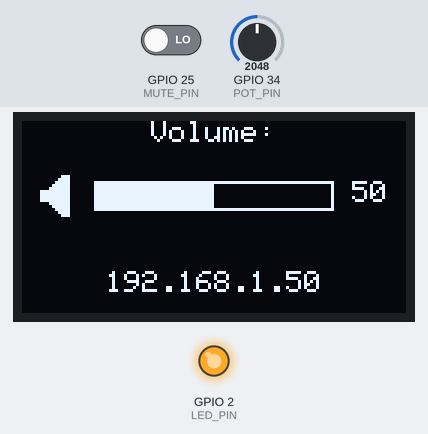
Recording of a sketch running on a simulated ESP32. On the bench: 128×64 one-colour display, output pins drawn as LEDs (lit = HIGH). The test bench sets the inputs (shaded band); at power-on: GPIO 34 (POT_PIN) = 2048, GPIO 25 (MUTE_PIN) LOW. WiFi joins after 1.5 s; servers stay silent unless stated; no MQTT or app messages arrive unless stated; what the sketch prints to the serial monitor is not drawn.

Above: at 2.8 s.
2.9 s: GPIO 34 (POT_PIN) set to 45
At 4.1 s:
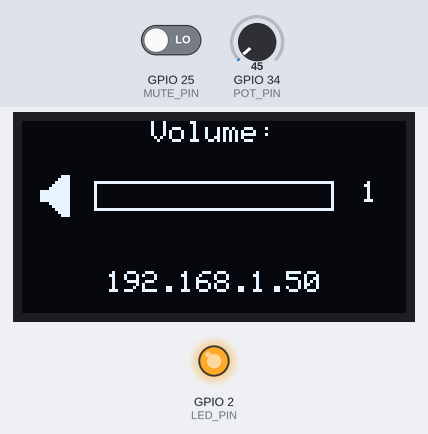
4.4 s: GPIO 34 (POT_PIN) set to 36
At 5.6 s:
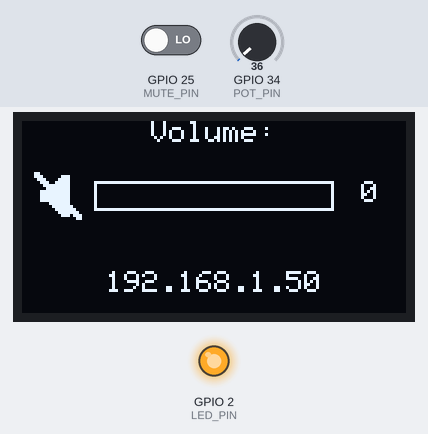
5.9 s: GPIO 25 (MUTE_PIN) driven HIGH
7.4 s: GPIO 34 (POT_PIN) set to 491
At 8.8 s:
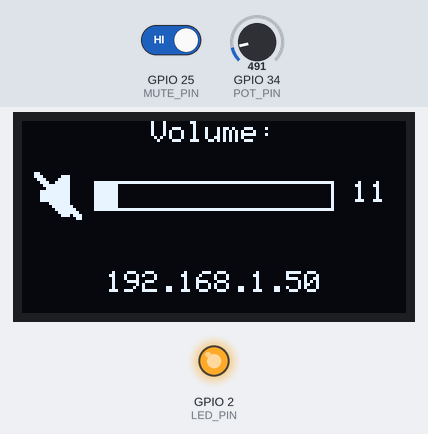
Timing chart, 0 to 9.9 s (numbered marks = the images above; inputs shaded):
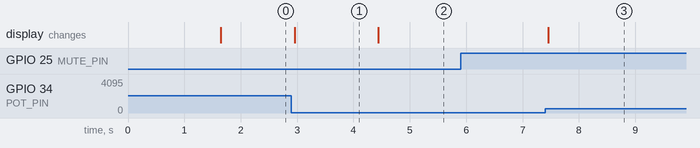

The sketch:

sensors_project.ino
```cpp
#include "config.h"
#include "mqtt_handler.h"
#include "display_handler.h"
#include "volume_controller.h"

void setup() {
  Serial.begin(115200);
  Serial.println("--- ESP32 Volume Controller starting ---");
  setupLED();  // Initialize built-in LED
  setupDisplay();  // Initialize OLED display
  connectWiFi();
  connectMQTT();
  setupControls();
  // Run the test sequence once at startup (sets volumes and mute/unmute)
  // runTestSequence();
  Serial.println("Setup complete, entering main loop");
}

void loop() {
  // Normal runtime: keep MQTT client alive and continue regular checks
  mqttLoop();
  readAndSendVolume();
  checkMuteButton();
  delay(15);
}
```

display_handler.h
```cpp
#ifndef DISPLAY_HANDLER_H
#define DISPLAY_HANDLER_H

#include <Wire.h>
#include <Adafruit_GFX.h>
#include <Adafruit_SSD1306.h>
#include <WiFi.h>

#define SCREEN_WIDTH 128
#define SCREEN_HEIGHT 64
#define OLED_RESET -1
#define SCREEN_ADDRESS 0x3C

Adafruit_SSD1306 display(SCREEN_WIDTH, SCREEN_HEIGHT, &Wire, OLED_RESET);

// Sound icon (16x16)
#define SOUND_WIDTH 16
#define SOUND_HEIGHT 16
// 'speaker', 16x16px
static const unsigned char PROGMEM sound_icon[] = {
  0x00, 0x00, 0x00, 0x70, 0x00, 0xf0, 0x01, 0xf0, 0x03, 0xf0, 0x07, 0xf0, 0x3f, 0xf0, 0x3f, 0xf0,
  0x3f, 0xf0, 0x3f, 0xf0, 0x07, 0xf0, 0x03, 0xf0, 0x01, 0xf0, 0x00, 0xf0, 0x00, 0x70, 0x00, 0x00
};

// 'mute speaker', 16x16px
static const unsigned char PROGMEM mute_icon[] = {
  0xc0, 0x00, 0xe0, 0x70, 0x70, 0xf0, 0x39, 0xf0, 0x1f, 0xf0, 0x0f, 0xf0, 0x3f, 0xf0, 0x3f, 0xf0,
  0x3f, 0xf0, 0x3f, 0xf0, 0x07, 0xf0, 0x03, 0xf8, 0x01, 0xfc, 0x00, 0xfe, 0x00, 0x77, 0x00, 0x03
};

int currentVolume = 0;
bool isMuted = false;

inline void setupDisplay() {
  Wire.begin(21, 22);

  if (!display.begin(SSD1306_SWITCHCAPVCC, SCREEN_ADDRESS)) {
    Serial.println(F("[DISPLAY] SSD1306 allocation failed"));
    for (;;);
  }

  display.clearDisplay();
  display.setTextSize(1);
  display.setTextColor(SSD1306_WHITE);
  display.setCursor(0, 0);
  display.println("Initializing...");
  display.display();

  Serial.println("[DISPLAY] OLED initialized");
}

inline void updateDisplay(int volumeLevel) {
  currentVolume = volumeLevel;

  // Determine if we should show mute icon (when volume is 0 or explicitly muted)
  bool showMuteIcon = (volumeLevel == 0) || isMuted;

  display.clearDisplay();
  String title = "Volume:";
  int16_t x1, y1;
  uint16_t w, h;
  display.setTextSize(1);
  display.setTextColor(SSD1306_WHITE);
  display.getTextBounds(title, 0, 0, &x1, &y1, &w, &h);
  display.setCursor((SCREEN_WIDTH - w) / 2, 0);
  display.println(title);

  // ---- Line 2: Icon + Progress Bar + Value ----
  int barWidth = 80;
  int barHeight = 10;
  int barX = 24; // centered considering 128 width
  int barY = 20;
  int filled = map(volumeLevel, 0, 100, 0, barWidth);

  // Show appropriate icon (mute or sound)
  if (showMuteIcon) {
    display.drawBitmap(barX - 20, barY - 3, mute_icon, SOUND_WIDTH, SOUND_HEIGHT, SSD1306_WHITE);
  } else {
    display.drawBitmap(barX - 20, barY - 3, sound_icon, SOUND_WIDTH, SOUND_HEIGHT, SSD1306_WHITE);
  }

  display.drawRect(barX, barY, barWidth, barHeight, SSD1306_WHITE);
  display.fillRect(barX, barY, filled, barHeight, SSD1306_WHITE);

  // Numeric value (right aligned with bar)
  String value = String(volumeLevel);
  display.getTextBounds(value, 0, 0, &x1, &y1, &w, &h);
  display.setCursor(barX + barWidth + ((SCREEN_WIDTH - (barX + barWidth)) - w) / 2, barY);
  display.println(value);

  // ---- Line 4: IP address ----
  String ip = WiFi.localIP().toString();
  display.getTextBounds(ip, 0, 0, &x1, &y1, &w, &h);
  display.setCursor((SCREEN_WIDTH - w) / 2, 50);
  display.println(ip);

  display.display();
}

inline void setMuteState(bool muted) {
  isMuted = muted;
  // Immediately update display to reflect mute state
  updateDisplay(currentVolume);
}

#endif
```

mqtt_handler.h
```cpp
#ifndef MQTT_HANDLER_H
#define MQTT_HANDLER_H

#include <WiFi.h>
#include <PubSubClient.h>
#include "config.h"

#define LED_PIN 2  // Built-in blue LED on most ESP32 boards

WiFiClient espClient;
PubSubClient client(espClient);

inline void setupLED() {
  pinMode(LED_PIN, OUTPUT);
  digitalWrite(LED_PIN, LOW); // LED off initially
}

inline void connectWiFi() {
  Serial.print("Connecting to WiFi '");
  Serial.print(WIFI_SSID);
  Serial.println("'...");
  WiFi.begin(WIFI_SSID, WIFI_PASSWORD);
  while (WiFi.status() != WL_CONNECTED) {
    Serial.print('.');
    delay(500);
  }
  Serial.println();
  Serial.print("WiFi connected, IP: ");
  Serial.println(WiFi.localIP());
}

inline void connectMQTT() {
  client.setServer(MQTT_BROKER, MQTT_PORT);
  Serial.print("Connecting to MQTT broker ");
  Serial.print(MQTT_BROKER);
  Serial.print(":");
  Serial.print(MQTT_PORT);
  Serial.println("...");
  while (!client.connected()) {
    if (client.connect("ESP32VolumeClient")) {
      Serial.println("MQTT connected");
      digitalWrite(LED_PIN, HIGH); // Turn on blue LED when connected
    } else {
      Serial.print("MQTT connect failed, rc=");
      Serial.print(client.state());
      Serial.println(" - retrying in 1s");
      digitalWrite(LED_PIN, LOW); // Turn off LED while connecting
      delay(1000);
    }
  }
}

inline void mqttPublish(const char* topic, const String& payload) {
  Serial.print("[MQTT] Publish to '");
  Serial.print(topic);
  Serial.print("' payload: ");
  Serial.println(payload);
  if (client.connected()) {
    boolean ok = client.publish(topic, payload.c_str());
    if (!ok) {
      Serial.println("[MQTT] publish returned false");
    }
  } else {
    Serial.println("[MQTT] not connected - publish skipped");
  }
}

inline void mqttLoop() {
  // Keep connection alive and monitor status
  if (!client.connected()) {
    digitalWrite(LED_PIN, LOW); // Turn off LED if disconnected
    // Attempt to reconnect
    connectMQTT();
  }
  client.loop();
}

#endif
```

volume_controller.h
```cpp
#ifndef VOLUME_CONTROLLER_H
#define VOLUME_CONTROLLER_H

#include "mqtt_handler.h"
#include "display_handler.h"

int lastVolume = -1;
bool lastMuteState = false;
int lastMuteReading = LOW; // for debounce (external pull-down => not pressed = LOW)
unsigned long lastMuteDebounceTime = 0;
const unsigned long MUTE_DEBOUNCE_MS = 50;

inline void setupControls() {
  pinMode(POT_PIN, INPUT);
  // Expect external pull-down resistor (10k) to GND and button to 3.3V
  // DO NOT drive this pin with 5V directly - it will damage the ESP32.
  pinMode(MUTE_PIN, INPUT);

  // Publish initial volume so the receiver starts in sync
  int potValue = analogRead(POT_PIN);
  int volume = map(potValue, 0, 4095, 0, 100);
  lastVolume = volume;
  Serial.print("[INIT] Initial volume read: ");
  Serial.println(volume);
  mqttPublish(MQTT_TOPIC_VOLUME, String(volume));
  // For toggle mode we don't publish a mute state from the button's static
  // reading because the button is momentary; the receiver will toggle on
  // button presses. Initialize lastMuteState as unpressed.
  lastMuteState = false;
  Serial.println("[INIT] Mute button set to TOGGLE mode (press to toggle). Ensure button uses 3.3V not 5V.");
}

inline void readAndSendVolume() {
  int potValue = analogRead(POT_PIN);
  int volume = map(potValue, 0, 4095, 0, 100);

  // Always update the display with current volume
  updateDisplay(volume);

  if (abs(volume - lastVolume) > 2) { // send only on change
    Serial.print("[VOLUME] Changed ");
    Serial.print(lastVolume);
    Serial.print(" -> ");
    Serial.println(volume);
    lastVolume = volume;
    mqttPublish(MQTT_TOPIC_VOLUME, String(volume));
  }
}

inline void checkMuteButton() {
  // Non-blocking debounce for the mute button (external pull-down, pressed = HIGH)
  int reading = digitalRead(MUTE_PIN);

  if (reading != lastMuteReading) {
    // reset the debounce timer
    lastMuteDebounceTime = millis();
  }

  if ((millis() - lastMuteDebounceTime) > MUTE_DEBOUNCE_MS) {
    // if the reading has been stable for longer than the debounce
    bool pressed = (reading == HIGH); // external pull-down: pressed == HIGH
    if (pressed != lastMuteState) {
      // Only act on the rising edge (press) to implement a toggle behaviour
      if (pressed) {
        Serial.println("[MUTE] Button pressed - publishing TOGGLE");
        mqttPublish(MQTT_TOPIC_MUTE, String("toggle"));
        // Toggle the display mute state
        setMuteState(!isMuted);
      }
      lastMuteState = pressed;
    }
  }

  lastMuteReading = reading;
}

// Helper: wait while keeping MQTT loop alive
inline void pauseWithMqtt(unsigned long ms) {
  unsigned long start = millis();
  while (millis() - start < ms) {
    mqttLoop();
    delay(10);
  }
}

// Run the requested test sequence once. This function performs the
// sequence and keeps the MQTT client alive while waiting.
inline void runTestSequence() {
  Serial.println("[TEST] Starting test sequence");

  Serial.println("[TEST] Set volume 10");
  mqttPublish(MQTT_TOPIC_VOLUME, String(10));
  pauseWithMqtt(1000);

  Serial.println("[TEST] Set volume 20");
  mqttPublish(MQTT_TOPIC_VOLUME, String(20));
  pauseWithMqtt(1000);

  Serial.println("[TEST] Set volume 30");
  mqttPublish(MQTT_TOPIC_VOLUME, String(30));
  pauseWithMqtt(1000);

  Serial.println("[TEST] Mute");
  mqttPublish(MQTT_TOPIC_MUTE, String("toggle"));
  pauseWithMqtt(1000);

  Serial.println("[TEST] Set volume 50 (while muted)");
  mqttPublish(MQTT_TOPIC_VOLUME, String(50));
  pauseWithMqtt(1000);

  Serial.println("[TEST] Unmute");
  mqttPublish(MQTT_TOPIC_MUTE, String("toggle"));
  pauseWithMqtt(1000);

  Serial.println("[TEST] Test sequence complete");
}

#endif
```

config.h
```cpp
#ifndef CONFIG_H
#define CONFIG_H

#define WIFI_SSID "ap"
#define WIFI_PASSWORD "pass"

#define MQTT_BROKER "192.168.193.30"   // IP of your laptop or MQTT broker
#define MQTT_PORT 5020
#define MQTT_TOPIC_VOLUME "esp32/volume"
#define MQTT_TOPIC_MUTE "esp32/mute"
#define MQTT_TOPIC_PC_SOUND "pc/sound"  // Subscribe to PC volume updates

#define POT_PIN 34
#define MUTE_PIN 25

#endif
```

Measured:
- the behaviour switches between 41 and 40 on GPIO 34 (POT_PIN) (found by bisection; images 1 and 2)
- after the input at 2.9 s, the display: changes after 0.06 s (image 1)
- after the input at 4.4 s, the display: changes at once (image 2)
- after the input at 5.9 s, every drawn part: stays the same
- after the input at 7.4 s, the display: changes after 0.06 s (image 3)
